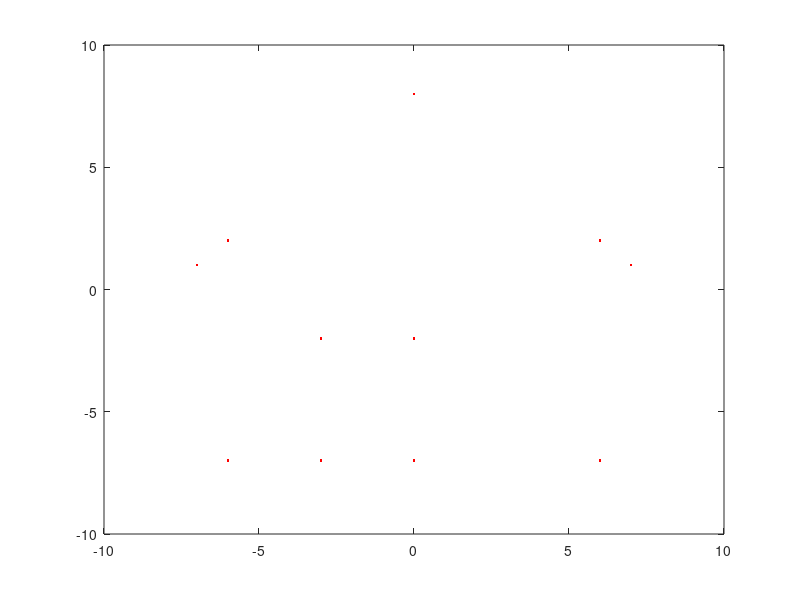
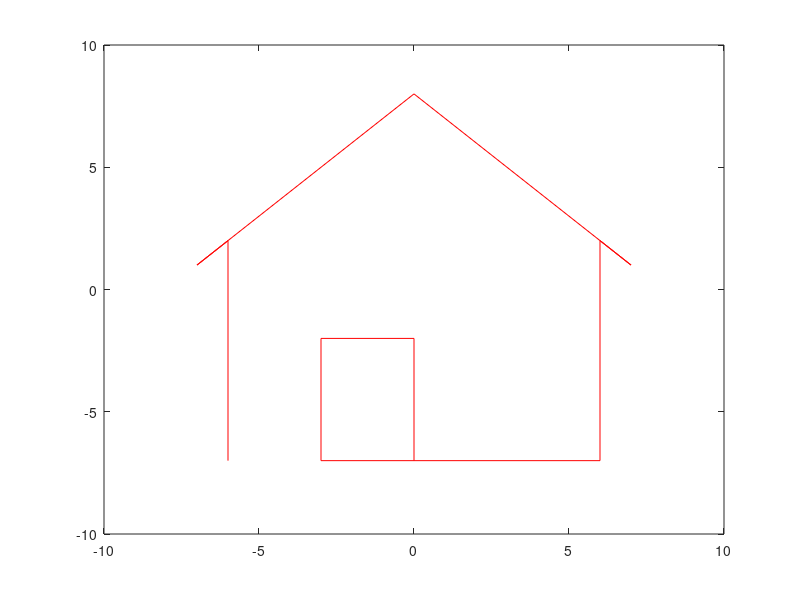

Reproduce these figures in MATLAB, in order.
%%%%%%%%%%%%%%%%%%%%%%%%%%%%%%
%Joseph Doyle, UML Spring '19%
%EECE 1070-821 Lab           %
%Lab 2F                      %
%%%%%%%%%%%%%%%%%%%%%%%%%%%%%%

x = [-6 -6 -7 0 7 6 6 -3 -3 0 0;-7 2 1 8 1 2 -7 -7 -2 -2 -7]

plot(x(1,:),x(2,:),'r.')
%save plot as png for report
print('-dpdf','-r300','Part1Fb')

plot(x(1,:),x(2,:),'r-')
%save plot as png for report
print('-dpdf','-r300','Part1Fc')

A1 = [0.5 0;0 1]
A2 = [1 0;0 0.5]
A3 = [0 1;0.5 0]
A4 = [0.5 0;0 -1]
A5 = [0 0 0;0 0 0]

C = [A1;A2;A3;A4]
D = C*x

plot(D(1,:),D(2,:),'r-')
%save plot as png for report? doesn't say to
%print('-dpdf','-r300','Part1Fd')

D1 = A1*x
plot(D1(1,:),D1(2,:),'r-')
hold on
D1 = A2*x
plot(D1(1,:),D1(2,:),'r-')
D1 = A3*x
plot(D1(1,:),D1(2,:),'r-')
D1 = A4*x
plot(D1(1,:),D1(2,:),'r-')

%save plot as png for report? doesn't say to
%print('-dpdf','-r300','Part1Fd1')

